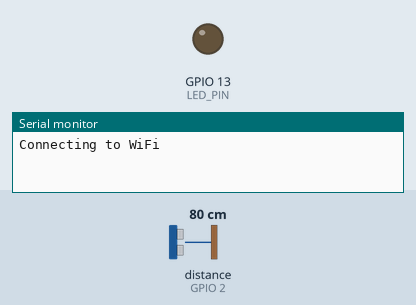
A sketch run on a simulated ESP32. Parts: output pins drawn as LEDs (lit = HIGH), the last lines printed to the serial monitor. Inputs (shaded band) come from the test bench; at power-on: distance to the obstacle (sensor on GPIO 2) 80 cm. The echo pulse lasts 58.3 µs per cm; WiFi joins after 1.5 s; servers stay silent unless stated; uploads are accepted with an empty reply.

Above: at 0.1 s.
At 27.8 s:
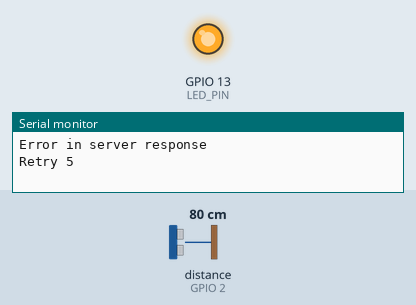
Timing chart, 0 to 29.3 s (numbered marks = the images above):
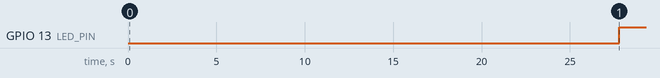

Measured:
- by itself, GPIO 13 (LED_PIN): LOW → HIGH at 27.8 s

The sketch:

sensor_data.ino
```cpp
#include <WiFi.h>
#include <HTTPClient.h>
#include <Ultrasonic.h>

#define TRIG_PIN 15
#define ECHO_PIN 2
Ultrasonic ultrasonic(TRIG_PIN, ECHO_PIN);  // Create an Ultrasonic object

#define LED_PIN 13 // تحديد رقم البن الخاص بالـ LED

String URL = "http://192.168.43.86:8080/SENSOR_DATA/SENSOR_SENDING.PHP";

const char* ssid = "abdo";
const char* password = "55555555";
int distance = 0;
int maxRetries = 5;

void setup() {
  Serial.begin(115200);
  pinMode(LED_PIN, OUTPUT); // تعيين البن الخاص بالـ LED كمخرج
  connectWiFi();
}

void loop() {
  if (WiFi.status() != WL_CONNECTED) {
    connectWiFi();
  }

  Load_Ultrasonic_Data();
  String postData = "id=1&distance=" + String(distance);

  bool success = sendPostRequest(postData);

  if (!success) {
    Serial.println("Failed to send data. Retrying...");
    for (int i = 0; i < maxRetries && !success; i++) {
      success = sendPostRequest(postData);
      if (!success) {
        Serial.print("Retry "); Serial.println(i + 1);
        delay(5000); // Wait before retrying
      }
    }
  }

  // إذا فشلت عملية إرسال البيانات، قم بتشغيل الـ LED
  if (!success) {
    digitalWrite(LED_PIN, HIGH);
  } else {
    digitalWrite(LED_PIN, LOW);
  }

  delay(20000); // Wait before the next reading
}

void Load_Ultrasonic_Data() {
  distance = ultrasonic.read(CM); // Read distance in centimeters
  Serial.printf("Distance: %d cm\n", distance);
}

bool sendPostRequest(String postData) {
  HTTPClient http;
  http.begin(URL);
  http.addHeader("Content-Type", "application/x-www-form-urlencoded");

  int httpCode = http.POST(postData);
  String payload = http.getString();

  Serial.print("URL: "); Serial.println(URL);
  Serial.print("Data: "); Serial.println(postData);
  Serial.print("httpCode: "); Serial.println(httpCode);
  Serial.print("payload: "); Serial.println(payload);
  Serial.println("--------------------------------------------------");

  http.end(); // Close connection

  // Check for success in the JSON response
  if (httpCode == HTTP_CODE_OK) {
    if (payload.indexOf("\"status\":\"success\"") > -1) {
      return true;
    } else {
      Serial.println("Error in server response");
      return false;
    }
  } else {
    return false;
  }
}

void connectWiFi() {
  WiFi.mode(WIFI_STA);

  Serial.println("Connecting to WiFi");
  WiFi.begin(ssid, password);

  int retries = 0;
  const int maxRetries = 20; // Retry up to 20 times

  while (WiFi.status() != WL_CONNECTED && retries < maxRetries) {
    delay(500);
    Serial.print(".");
    retries++;
  }

  if (WiFi.status() == WL_CONNECTED) {
    Serial.print("Connected to: "); Serial.println(ssid);
    Serial.print("IP address: "); Serial.println(WiFi.localIP());
    Serial.print("Signal strength (RSSI): "); Serial.println(WiFi.RSSI());
  } else {
    Serial.println("Failed to connect to WiFi.");
  }
}
```
